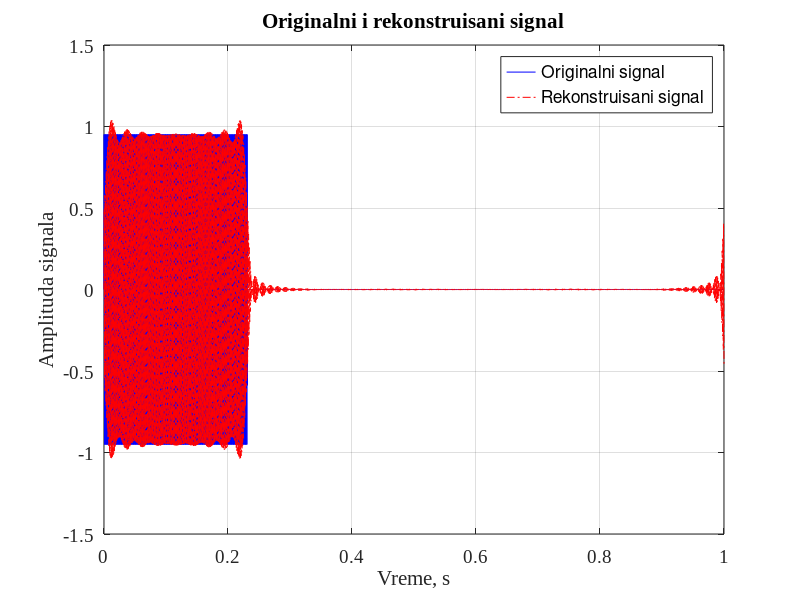
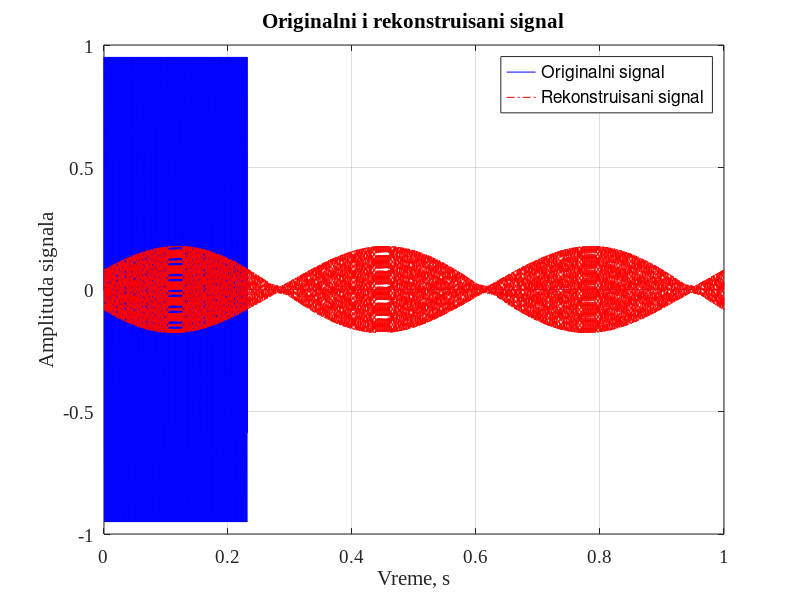

Write the MATLAB code that produced these figures, in order.
clear, close all;

fs = 4400;
M = 1020;
t = 0:1/fs:1;
f = 880;

rect_win = rectwin(M).';

y = sin(2*pi*f*t);
y(1, 1:M) = y(1, 1:M).*rect_win;
y(1, M:end) = 0;
n = length(y);

Y = fft(y);

f = (0:n-1)*(fs/n);
x = zeros(1, length(Y));
x(1, 840:920) = Y(1, 840:920);
x(1, 3480:3560) = Y(1, 3480:3560);
z = zeros(1, length(Y));
z(1, 880) = Y(1, 880);
z(1, 3520) = Y(1, 3520);

y_reconstructed = real(ifft(x));
y_reconstructed_2 = real(ifft(z));

t = (0:length(y)-1)/fs;
figure(1)
plot(t, y, 'b')
grid on
xlim([0 max(t)])
set(gca, 'FontName', 'Times New Roman', 'FontSize', 14)
xlabel('Vreme, s')
ylabel('Amplituda signala')
title('Originalni i rekonstruisani signal')

hold on
plot(t, y_reconstructed, '-.r')
legend('Originalni signal', 'Rekonstruisani signal')

figure(2)
plot(t, y, 'b')
grid on
xlim([0 max(t)])
set(gca, 'FontName', 'Times New Roman', 'FontSize', 14)
xlabel('Vreme, s')
ylabel('Amplituda signala')
title('Originalni i rekonstruisani signal')

hold on
plot(t, y_reconstructed_2, '-.r')
legend('Originalni signal', 'Rekonstruisani signal')